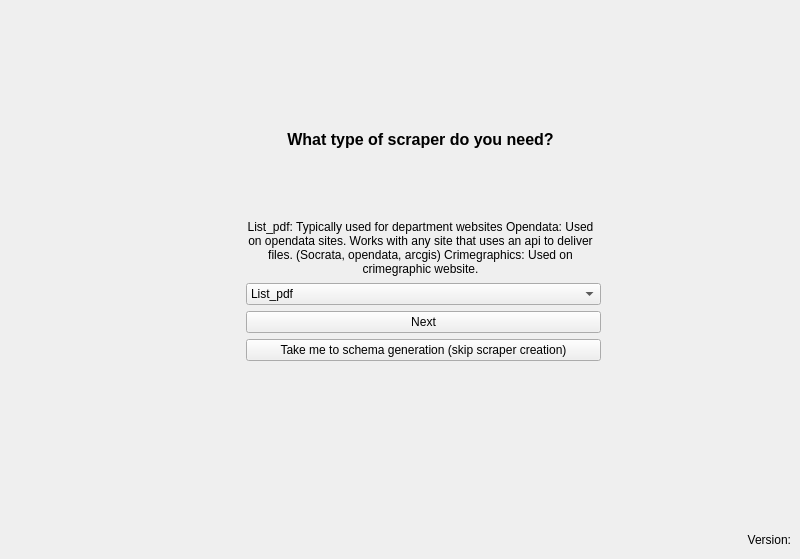
    <widget class="QWidget" name="ChooseBaseScraper">
     <attribute name="title">
      <string>Choose Type</string>
     </attribute>
     <widget class="QWidget" name="formLayoutWidget">
      <property name="geometry">
       <rect>
        <x>240</x>
        <y>130</y>
        <width>361</width>
        <height>231</height>
       </rect>
      </property>
      <layout class="QFormLayout" name="formLayout">
       <item row="1" column="0" colspan="2">
        <widget class="QLabel" name="ChooseBaseHeader">
         <property name="font">
          <font>
           <pointsize>12</pointsize>
           <weight>75</weight>
           <bold>true</bold>
          </font>
         </property>
         <property name="text">
          <string>What type of scraper do you need?</string>
         </property>
         <property name="alignment">
          <set>Qt::AlignCenter</set>
         </property>
         <property name="wordWrap">
          <bool>true</bool>
         </property>
        </widget>
       </item>
       <item row="2" column="1">
        <spacer name="verticalSpacer">
         <property name="orientation">
          <enum>Qt::Vertical</enum>
         </property>
         <property name="sizeHint" stdset="0">
          <size>
           <width>20</width>
           <height>1</height>
          </size>
         </property>
        </spacer>
       </item>
       <item row="3" column="0" colspan="2">
        <widget class="QLabel" name="step1_scraper_text_2">
         <property name="sizePolicy">
          <sizepolicy hsizetype="Expanding" vsizetype="Expanding">
           <horstretch>0</horstretch>
           <verstretch>0</verstretch>
          </sizepolicy>
         </property>
         <property name="font">
          <font>
           <pointsize>9</pointsize>
          </font>
         </property>
         <property name="text">
          <string>&lt;html&gt;&lt;head/&gt;&lt;body&gt;&lt;p align=&quot;center&quot;&gt;&lt;span style=&quot; font-weight:600;&quot;&gt;List_pdf:&lt;/span&gt; Typically used for department websites&lt;/p&gt;&lt;p align=&quot;center&quot;&gt;&lt;span style=&quot; font-weight:600;&quot;&gt;Opendata: &lt;/span&gt;Used on opendata sites. Works with &lt;br/&gt;any site that uses an api to deliver files. (Socrata, opendata, arcgis)&lt;/p&gt;&lt;p align=&quot;center&quot;&gt;&lt;span style=&quot; font-weight:600;&quot;&gt;Crimegraphics: &lt;/span&gt;Used on crimegraphic website.&lt;/p&gt;&lt;p align=&quot;center&quot;&gt;&lt;br/&gt;&lt;/p&gt;&lt;/body&gt;&lt;/html&gt;</string>
         </property>
         <property name="alignment">
          <set>Qt::AlignCenter</set>
         </property>
         <property name="wordWrap">
          <bool>true</bool>
         </property>
        </widget>
       </item>
       <item row="4" column="1">
        <widget class="QComboBox" name="scraper_choice">
         <item>
          <property name="text">
           <string>List_pdf</string>
          </property>
         </item>
         <item>
          <property name="text">
           <string>Opendata</string>
          </property>
         </item>
         <item>
          <property name="text">
           <string>Crimegraphics</string>
          </property>
         </item>
        </widget>
       </item>
       <item row="5" column="1">
        <widget class="QPushButton" name="next_button">
         <property name="text">
          <string>Next</string>
         </property>
        </widget>
       </item>
       <item row="6" column="1">
        <widget class="QPushButton" name="skip_button">
         <property name="text">
          <string>Take me to schema generation (skip scraper creation)</string>
         </property>
        </widget>
       </item>
      </layout>
     </widget>
     <widget class="QLabel" name="version_label">
      <property name="geometry">
       <rect>
        <x>670</x>
        <y>530</y>
        <width>121</width>
        <height>20</height>
       </rect>
      </property>
      <property name="text">
       <string>Version:</string>
      </property>
      <property name="alignment">
       <set>Qt::AlignRight|Qt::AlignTrailing|Qt::AlignVCenter</set>
      </property>
     </widget>
    </widget>
